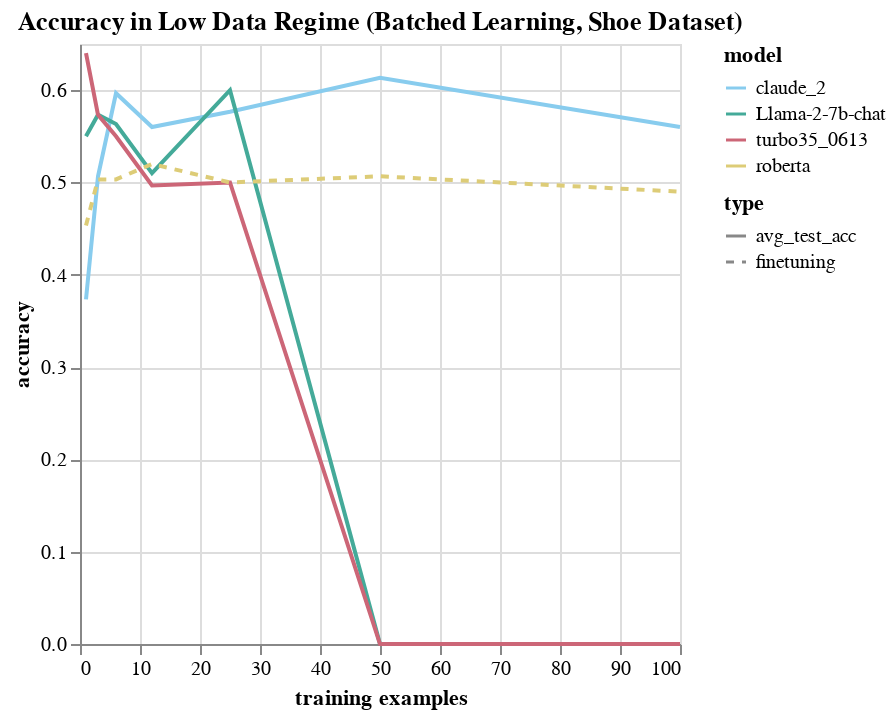

Notebook cell for this chart:
### Code cell
# plot with altair
# plot claude results in dashed line and llama results in solid line
# plot test acc, max train acc, and mean train acc in different colors
# plot train size on x-axis

claude_test_acc = pd.DataFrame({
    'training examples': train_size,
    'accuracy': [t[1] for t in data['claude_2']['avg_test_acc']],
    'type': 'avg_test_acc',
    'model': 'claude_2',
})

llama_test_acc = pd.DataFrame({
    'training examples': train_size,
    'accuracy': [t[1] for t in data['Llama-2-7b-chat']['avg_test_acc']],
    'type': 'avg_test_acc',
    'model': 'Llama-2-7b-chat',
})

turbo_test_acc = pd.DataFrame({
    'training examples': train_size,
    'accuracy': [t[1] for t in data['turbo35_0613']['avg_test_acc']],
    'type': 'avg_test_acc',
    'model': 'turbo35_0613',
})

roberta_baseline = pd.DataFrame({
    'training examples': train_size,
    'accuracy': [0.4533333333333333,
 0.5033333333333333,
 0.5033333333333333,
 0.52,
 0.5,
 0.5066666666666667,
 0.49],
    'type': 'finetuning',
    'model': 'roberta',
})

# Concatenate the data into a single DataFrame
plot_data = pd.concat([
        claude_test_acc,
        llama_test_acc,
        turbo_test_acc,
        roberta_baseline
        ], 
    ignore_index=True)

# Create Altair chart with color encoding
chart = alt.Chart(plot_data).mark_line().encode(
        x='training examples',
        y='accuracy',
        color=alt.Color('model:N', scale=alt.Scale(
            domain = ['claude_2', 'Llama-2-7b-chat', 'turbo35_0613', 'roberta'],
            range = ['#88CCEE', '#44AA99', '#CC6677', '#DDCC77']
        )),
        strokeDash=alt.StrokeDash('type:N', scale=alt.Scale(
            domain = ['avg_test_acc', 'finetuning'],
            range = [[0,0], [4, 4]]
        )),
    ).properties(
        title='Accuracy in Low Data Regime (Batched Learning, Shoe Dataset)',
    )

chart.configure_title(
    fontSize=20,
    font='Courier',
    anchor='start',
    color='gray'
)

# Display the chart
chart

### Figure 1 — Vega-Lite specification as saved in the notebook (floating-point values rounded to 4 significant figures)
{"config": {"view": {"continuousWidth": 300, "continuousHeight": 300}}, "data": {"name": "data-80bdc32c9abfaa4702305c14876956c6"}, "mark": {"type": "line"}, "encoding": {"color": {"field": "model", "scale": {"domain": ["claude_2", "Llama-2-7b-chat", "turbo35_0613", "roberta"], "range": ["#88CCEE", "#44AA99", "#CC6677", "#DDCC77"]}, "type": "nominal"}, "strokeDash": {"field": "type", "scale": {"domain": ["avg_test_acc", "finetuning"], "range": [[0, 0], [4, 4]]}, "type": "nominal"}, "x": {"field": "training examples", "type": "quantitative"}, "y": {"field": "accuracy", "type": "quantitative"}}, "title": "Accuracy in Low Data Regime (Batched Learning, Shoe Dataset)", "$schema": "https://vega.github.io/schema/vega-lite/v5.8.0.json", "datasets": {"data-80bdc32c9abfaa4702305c14876956c6": [{"training examples": 1, "accuracy": 0.3733, "type": "avg_test_acc", "model": "claude_2"}, {"training examples": 3, "accuracy": 0.5067, "type": "avg_test_acc", "model": "claude_2"}, {"training examples": 6, "accuracy": 0.5967, "type": "avg_test_acc", "model": "claude_2"}, {"training examples": 12, "accuracy": 0.56, "type": "avg_test_acc", "model": "claude_2"}, {"training examples": 25, "accuracy": 0.5767, "type": "avg_test_acc", "model": "claude_2"}, {"training examples": 50, "accuracy": 0.6133, "type": "avg_test_acc", "model": "claude_2"}, {"training examples": 100, "accuracy": 0.56, "type": "avg_test_acc", "model": "claude_2"}, {"training examples": 1, "accuracy": 0.55, "type": "avg_test_acc", "model": "Llama-2-7b-chat"}, {"training examples": 3, "accuracy": 0.5733, "type": "avg_test_acc", "model": "Llama-2-7b-chat"}, {"training examples": 6, "accuracy": 0.5633, "type": "avg_test_acc", "model": "Llama-2-7b-chat"}, {"training examples": 12, "accuracy": 0.51, "type": "avg_test_acc", "model": "Llama-2-7b-chat"}, {"training examples": 25, "accuracy": 0.6, "type": "avg_test_acc", "model": "Llama-2-7b-chat"}, {"training examples": 50, "accuracy": 0.0, "type": "avg_test_acc", "model": "Llama-2-7b-chat"}, {"training examples": 100, "accuracy": 0.0, "type": "avg_test_acc", "model": "Llama-2-7b-chat"}, {"training examples": 1, "accuracy": 0.64, "type": "avg_test_acc", "model": "turbo35_0613"}, {"training examples": 3, "accuracy": 0.5733, "type": "avg_test_acc", "model": "turbo35_0613"}, {"training examples": 6, "accuracy": 0.55, "type": "avg_test_acc", "model": "turbo35_0613"}, {"training examples": 12, "accuracy": 0.4967, "type": "avg_test_acc", "model": "turbo35_0613"}, {"training examples": 25, "accuracy": 0.5, "type": "avg_test_acc", "model": "turbo35_0613"}, {"training examples": 50, "accuracy": 0.0, "type": "avg_test_acc", "model": "turbo35_0613"}, {"training examples": 100, "accuracy": 0.0, "type": "avg_test_acc", "model": "turbo35_0613"}, {"training examples": 1, "accuracy": 0.4533, "type": "finetuning", "model": "roberta"}, {"training examples": 3, "accuracy": 0.5033, "type": "finetuning", "model": "roberta"}, {"training examples": 6, "accuracy": 0.5033, "type": "finetuning", "model": "roberta"}, {"training examples": 12, "accuracy": 0.52, "type": "finetuning", "model": "roberta"}, {"training examples": 25, "accuracy": 0.5, "type": "finetuning", "model": "roberta"}, {"training examples": 50, "accuracy": 0.5067, "type": "finetuning", "model": "roberta"}, {"training examples": 100, "accuracy": 0.49, "type": "finetuning", "model": "roberta"}]}}
